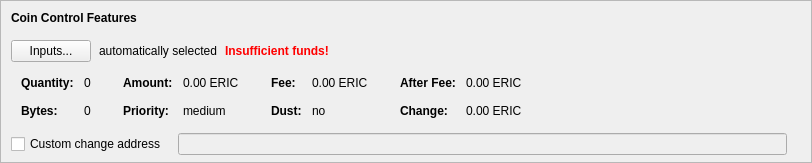
    <widget class="QFrame" name="frameCoinControl">
     <property name="sizePolicy">
      <sizepolicy hsizetype="Expanding" vsizetype="Expanding">
       <horstretch>0</horstretch>
       <verstretch>0</verstretch>
      </sizepolicy>
     </property>
     <property name="maximumSize">
      <size>
       <width>16777215</width>
       <height>16777215</height>
      </size>
     </property>
     <property name="frameShape">
      <enum>QFrame::StyledPanel</enum>
     </property>
     <property name="frameShadow">
      <enum>QFrame::Sunken</enum>
     </property>
     <layout class="QVBoxLayout" name="verticalLayoutCoinControl2">
      <property name="spacing">
       <number>0</number>
      </property>
      <property name="leftMargin">
       <number>0</number>
      </property>
      <property name="topMargin">
       <number>0</number>
      </property>
      <property name="rightMargin">
       <number>0</number>
      </property>
      <property name="bottomMargin">
       <number>6</number>
      </property>
      <item>
       <layout class="QVBoxLayout" name="verticalLayoutCoinControl" stretch="0,0,0,0,1">
        <property name="spacing">
         <number>0</number>
        </property>
        <property name="leftMargin">
         <number>10</number>
        </property>
        <property name="topMargin">
         <number>10</number>
        </property>
        <item>
         <layout class="QHBoxLayout" name="horizontalLayoutCoinControl1">
          <property name="bottomMargin">
           <number>15</number>
          </property>
          <item>
           <widget class="QLabel" name="labelCoinControlFeatures">
            <property name="sizePolicy">
             <sizepolicy hsizetype="Preferred" vsizetype="Maximum">
              <horstretch>0</horstretch>
              <verstretch>0</verstretch>
             </sizepolicy>
            </property>
            <property name="font">
             <font>
              <weight>75</weight>
              <bold>true</bold>
             </font>
            </property>
            <property name="styleSheet">
             <string notr="true">font-weight:bold;</string>
            </property>
            <property name="text">
             <string>Coin Control Features</string>
            </property>
           </widget>
          </item>
         </layout>
        </item>
        <item>
         <layout class="QHBoxLayout" name="horizontalLayoutCoinControl2" stretch="0,0,0,0">
          <property name="spacing">
           <number>8</number>
          </property>
          <property name="bottomMargin">
           <number>10</number>
          </property>
          <item>
           <widget class="QPushButton" name="pushButtonCoinControl">
            <property name="styleSheet">
             <string notr="true"/>
            </property>
            <property name="text">
             <string>Inputs...</string>
            </property>
            <property name="autoDefault">
             <bool>false</bool>
            </property>
           </widget>
          </item>
          <item>
           <widget class="QLabel" name="labelCoinControlAutomaticallySelected">
            <property name="text">
             <string>automatically selected</string>
            </property>
            <property name="margin">
             <number>5</number>
            </property>
           </widget>
          </item>
          <item>
           <widget class="QLabel" name="labelCoinControlInsuffFunds">
            <property name="font">
             <font>
              <weight>75</weight>
              <bold>true</bold>
             </font>
            </property>
            <property name="styleSheet">
             <string notr="true">color:red;font-weight:bold;</string>
            </property>
            <property name="text">
             <string>Insufficient funds!</string>
            </property>
            <property name="margin">
             <number>5</number>
            </property>
           </widget>
          </item>
          <item>
           <spacer name="horizontalSpacerCoinControl">
            <property name="orientation">
             <enum>Qt::Horizontal</enum>
            </property>
            <property name="sizeHint" stdset="0">
             <size>
              <width>40</width>
              <height>1</height>
             </size>
            </property>
           </spacer>
          </item>
         </layout>
        </item>
        <item>
         <widget class="QWidget" name="widgetCoinControl" native="true">
          <property name="sizePolicy">
           <sizepolicy hsizetype="Preferred" vsizetype="Preferred">
            <horstretch>0</horstretch>
            <verstretch>0</verstretch>
           </sizepolicy>
          </property>
          <property name="minimumSize">
           <size>
            <width>0</width>
            <height>0</height>
           </size>
          </property>
          <property name="styleSheet">
           <string notr="true"/>
          </property>
          <layout class="QHBoxLayout" name="horizontalLayoutCoinControl5">
           <property name="leftMargin">
            <number>0</number>
           </property>
           <property name="topMargin">
            <number>0</number>
           </property>
           <property name="rightMargin">
            <number>0</number>
           </property>
           <property name="bottomMargin">
            <number>0</number>
           </property>
           <item>
            <layout class="QHBoxLayout" name="horizontalLayoutCoinControl3" stretch="0,0,0,1">
             <property name="spacing">
              <number>20</number>
             </property>
             <property name="topMargin">
              <number>0</number>
             </property>
             <property name="bottomMargin">
              <number>10</number>
             </property>
             <item>
              <layout class="QFormLayout" name="formLayoutCoinControl1">
               <property name="horizontalSpacing">
                <number>10</number>
               </property>
               <property name="verticalSpacing">
                <number>14</number>
               </property>
               <property name="leftMargin">
                <number>10</number>
               </property>
               <property name="topMargin">
                <number>4</number>
               </property>
               <property name="rightMargin">
                <number>6</number>
               </property>
               <item row="0" column="0">
                <widget class="QLabel" name="labelCoinControlQuantityText">
                 <property name="font">
                  <font>
                   <weight>75</weight>
                   <bold>true</bold>
                  </font>
                 </property>
                 <property name="text">
                  <string>Quantity:</string>
                 </property>
                 <property name="margin">
                  <number>0</number>
                 </property>
                </widget>
               </item>
               <item row="0" column="1">
                <widget class="QLabel" name="labelCoinControlQuantity">
                 <property name="cursor">
                  <cursorShape>IBeamCursor</cursorShape>
                 </property>
                 <property name="contextMenuPolicy">
                  <enum>Qt::ActionsContextMenu</enum>
                 </property>
                 <property name="text">
                  <string notr="true">0</string>
                 </property>
                 <property name="margin">
                  <number>0</number>
                 </property>
                 <property name="textInteractionFlags">
                  <set>Qt::LinksAccessibleByMouse|Qt::TextSelectableByKeyboard|Qt::TextSelectableByMouse</set>
                 </property>
                </widget>
               </item>
               <item row="1" column="0">
                <widget class="QLabel" name="labelCoinControlBytesText">
                 <property name="font">
                  <font>
                   <weight>75</weight>
                   <bold>true</bold>
                  </font>
                 </property>
                 <property name="text">
                  <string>Bytes:</string>
                 </property>
                </widget>
               </item>
               <item row="1" column="1">
                <widget class="QLabel" name="labelCoinControlBytes">
                 <property name="cursor">
                  <cursorShape>IBeamCursor</cursorShape>
                 </property>
                 <property name="contextMenuPolicy">
                  <enum>Qt::ActionsContextMenu</enum>
                 </property>
                 <property name="text">
                  <string notr="true">0</string>
                 </property>
                 <property name="textInteractionFlags">
                  <set>Qt::LinksAccessibleByMouse|Qt::TextSelectableByKeyboard|Qt::TextSelectableByMouse</set>
                 </property>
                </widget>
               </item>
              </layout>
             </item>
             <item>
              <layout class="QFormLayout" name="formLayoutCoinControl2">
               <property name="horizontalSpacing">
                <number>10</number>
               </property>
               <property name="verticalSpacing">
                <number>14</number>
               </property>
               <property name="leftMargin">
                <number>6</number>
               </property>
               <property name="topMargin">
                <number>4</number>
               </property>
               <property name="rightMargin">
                <number>6</number>
               </property>
               <item row="0" column="0">
                <widget class="QLabel" name="labelCoinControlAmountText">
                 <property name="font">
                  <font>
                   <weight>75</weight>
                   <bold>true</bold>
                  </font>
                 </property>
                 <property name="text">
                  <string>Amount:</string>
                 </property>
                 <property name="margin">
                  <number>0</number>
                 </property>
                </widget>
               </item>
               <item row="0" column="1">
                <widget class="QLabel" name="labelCoinControlAmount">
                 <property name="cursor">
                  <cursorShape>IBeamCursor</cursorShape>
                 </property>
                 <property name="contextMenuPolicy">
                  <enum>Qt::ActionsContextMenu</enum>
                 </property>
                 <property name="text">
                  <string notr="true">0.00 ERIC</string>
                 </property>
                 <property name="textInteractionFlags">
                  <set>Qt::LinksAccessibleByMouse|Qt::TextSelectableByKeyboard|Qt::TextSelectableByMouse</set>
                 </property>
                </widget>
               </item>
               <item row="1" column="0">
                <widget class="QLabel" name="labelCoinControlPriorityText">
                 <property name="font">
                  <font>
                   <weight>75</weight>
                   <bold>true</bold>
                  </font>
                 </property>
                 <property name="text">
                  <string>Priority:</string>
                 </property>
                </widget>
               </item>
               <item row="1" column="1">
                <widget class="QLabel" name="labelCoinControlPriority">
                 <property name="cursor">
                  <cursorShape>IBeamCursor</cursorShape>
                 </property>
                 <property name="contextMenuPolicy">
                  <enum>Qt::ActionsContextMenu</enum>
                 </property>
                 <property name="text">
                  <string notr="true">medium</string>
                 </property>
                 <property name="textInteractionFlags">
                  <set>Qt::LinksAccessibleByMouse|Qt::TextSelectableByKeyboard|Qt::TextSelectableByMouse</set>
                 </property>
                </widget>
               </item>
              </layout>
             </item>
             <item>
              <layout class="QFormLayout" name="formLayoutCoinControl3">
               <property name="horizontalSpacing">
                <number>10</number>
               </property>
               <property name="verticalSpacing">
                <number>14</number>
               </property>
               <property name="leftMargin">
                <number>6</number>
               </property>
               <property name="topMargin">
                <number>4</number>
               </property>
               <property name="rightMargin">
                <number>6</number>
               </property>
               <item row="0" column="0">
                <widget class="QLabel" name="labelCoinControlFeeText">
                 <property name="font">
                  <font>
                   <weight>75</weight>
                   <bold>true</bold>
                  </font>
                 </property>
                 <property name="text">
                  <string>Fee:</string>
                 </property>
                 <property name="margin">
                  <number>0</number>
                 </property>
                </widget>
               </item>
               <item row="0" column="1">
                <widget class="QLabel" name="labelCoinControlFee">
                 <property name="cursor">
                  <cursorShape>IBeamCursor</cursorShape>
                 </property>
                 <property name="contextMenuPolicy">
                  <enum>Qt::ActionsContextMenu</enum>
                 </property>
                 <property name="text">
                  <string notr="true">0.00 ERIC</string>
                 </property>
                 <property name="textInteractionFlags">
                  <set>Qt::LinksAccessibleByMouse|Qt::TextSelectableByKeyboard|Qt::TextSelectableByMouse</set>
                 </property>
                </widget>
               </item>
               <item row="1" column="0">
                <widget class="QLabel" name="labelCoinControlLowOutputText">
                 <property name="font">
                  <font>
                   <weight>75</weight>
                   <bold>true</bold>
                  </font>
                 </property>
                 <property name="text">
                  <string>Dust:</string>
                 </property>
                </widget>
               </item>
               <item row="1" column="1">
                <widget class="QLabel" name="labelCoinControlLowOutput">
                 <property name="cursor">
                  <cursorShape>IBeamCursor</cursorShape>
                 </property>
                 <property name="contextMenuPolicy">
                  <enum>Qt::ActionsContextMenu</enum>
                 </property>
                 <property name="text">
                  <string notr="true">no</string>
                 </property>
                 <property name="textInteractionFlags">
                  <set>Qt::LinksAccessibleByMouse|Qt::TextSelectableByKeyboard|Qt::TextSelectableByMouse</set>
                 </property>
                </widget>
               </item>
              </layout>
             </item>
             <item>
              <layout class="QFormLayout" name="formLayoutCoinControl4">
               <property name="horizontalSpacing">
                <number>10</number>
               </property>
               <property name="verticalSpacing">
                <number>14</number>
               </property>
               <property name="leftMargin">
                <number>6</number>
               </property>
               <property name="topMargin">
                <number>4</number>
               </property>
               <property name="rightMargin">
                <number>6</number>
               </property>
               <item row="0" column="0">
                <widget class="QLabel" name="labelCoinControlAfterFeeText">
                 <property name="font">
                  <font>
                   <weight>75</weight>
                   <bold>true</bold>
                  </font>
                 </property>
                 <property name="text">
                  <string>After Fee:</string>
                 </property>
                 <property name="margin">
                  <number>0</number>
                 </property>
                </widget>
               </item>
               <item row="0" column="1">
                <widget class="QLabel" name="labelCoinControlAfterFee">
                 <property name="cursor">
                  <cursorShape>IBeamCursor</cursorShape>
                 </property>
                 <property name="contextMenuPolicy">
                  <enum>Qt::ActionsContextMenu</enum>
                 </property>
                 <property name="text">
                  <string notr="true">0.00 ERIC</string>
                 </property>
                 <property name="textInteractionFlags">
                  <set>Qt::LinksAccessibleByMouse|Qt::TextSelectableByKeyboard|Qt::TextSelectableByMouse</set>
                 </property>
                </widget>
               </item>
               <item row="1" column="0">
                <widget class="QLabel" name="labelCoinControlChangeText">
                 <property name="font">
                  <font>
                   <weight>75</weight>
                   <bold>true</bold>
                  </font>
                 </property>
                 <property name="text">
                  <string>Change:</string>
                 </property>
                </widget>
               </item>
               <item row="1" column="1">
                <widget class="QLabel" name="labelCoinControlChange">
                 <property name="cursor">
                  <cursorShape>IBeamCursor</cursorShape>
                 </property>
                 <property name="contextMenuPolicy">
                  <enum>Qt::ActionsContextMenu</enum>
                 </property>
                 <property name="text">
                  <string notr="true">0.00 ERIC</string>
                 </property>
                 <property name="textInteractionFlags">
                  <set>Qt::LinksAccessibleByMouse|Qt::TextSelectableByKeyboard|Qt::TextSelectableByMouse</set>
                 </property>
                </widget>
               </item>
              </layout>
             </item>
            </layout>
           </item>
          </layout>
         </widget>
        </item>
        <item>
         <layout class="QHBoxLayout" name="horizontalLayoutCoinControl4" stretch="0,0,0">
          <property name="spacing">
           <number>12</number>
          </property>
          <property name="sizeConstraint">
           <enum>QLayout::SetDefaultConstraint</enum>
          </property>
          <property name="topMargin">
           <number>5</number>
          </property>
          <property name="rightMargin">
           <number>5</number>
          </property>
          <item>
           <widget class="QCheckBox" name="checkBoxCoinControlChange">
            <property name="toolTip">
             <string>If this is activated, but the change address is empty or invalid, change will be sent to a newly generated address.</string>
            </property>
            <property name="text">
             <string>Custom change address</string>
            </property>
           </widget>
          </item>
          <item>
           <widget class="QValidatedLineEdit" name="lineEditCoinControlChange">
            <property name="enabled">
             <bool>false</bool>
            </property>
            <property name="sizePolicy">
             <sizepolicy hsizetype="Expanding" vsizetype="Fixed">
              <horstretch>0</horstretch>
              <verstretch>0</verstretch>
             </sizepolicy>
            </property>
           </widget>
          </item>
          <item>
           <widget class="QLabel" name="labelCoinControlChangeLabel">
            <property name="sizePolicy">
             <sizepolicy hsizetype="Preferred" vsizetype="Expanding">
              <horstretch>0</horstretch>
              <verstretch>0</verstretch>
             </sizepolicy>
            </property>
            <property name="minimumSize">
             <size>
              <width>0</width>
              <height>0</height>
             </size>
            </property>
            <property name="text">
             <string/>
            </property>
            <property name="margin">
             <number>3</number>
            </property>
           </widget>
          </item>
         </layout>
        </item>
        <item>
         <spacer name="verticalSpacerCoinControl">
          <property name="orientation">
           <enum>Qt::Vertical</enum>
          </property>
          <property name="sizeHint" stdset="0">
           <size>
            <width>800</width>
            <height>1</height>
           </size>
          </property>
         </spacer>
        </item>
       </layout>
      </item>
     </layout>
    </widget>
